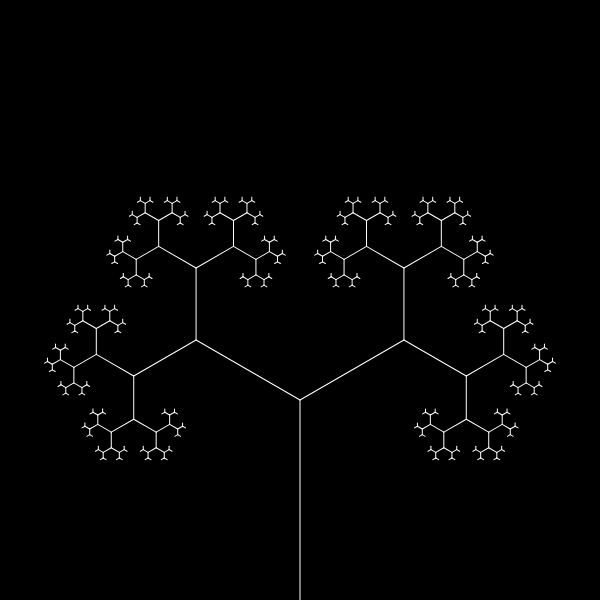
Frame 1 (no input)
Frame 60 (no input): identical to frame 1, image omitted
Frame 120 (the mouse pressed at the canvas centre since frame 60): identical to frame 1, image omitted

The p5.js sketch that drew this single still picture (run headless with seeded random() and noise() and a simulated clock; from frame 60 on, the mouse is pressed at the canvas centre):

// p5.js sketch
// ── sketch.js
function setup() {
    createCanvas(600, 600);
    stroke(255);
}

function draw() {
    background(0);    
    translate(300, 600);
    
    branches(200);
}

function branches(len) {
    line(0, 0, 0, -len);
    let ang = PI / 3;
    
    if (len > 4) {
        translate(0, -len);
        
        push();
        rotate(ang);
    
        branches(len*0.6);
        pop();
        
        push();
        rotate(-ang);
    
        branches(len*0.6);
        pop();
    }
}
